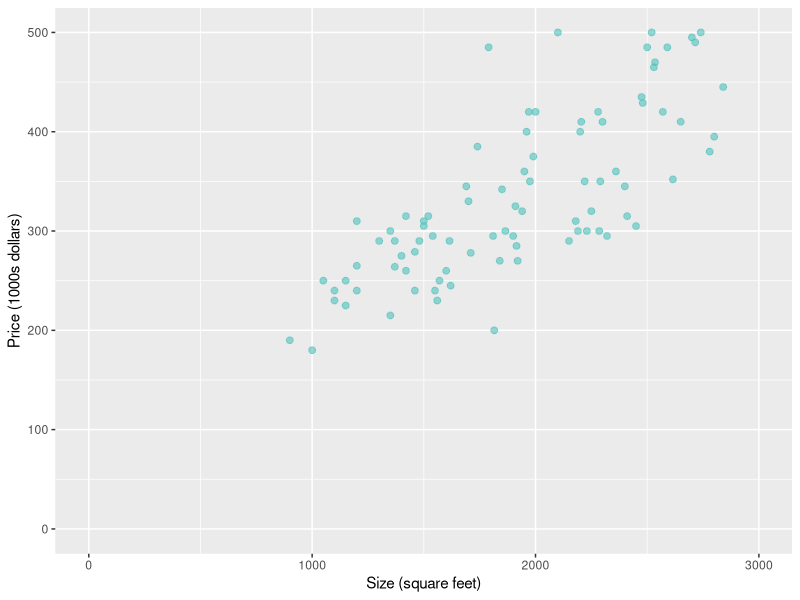
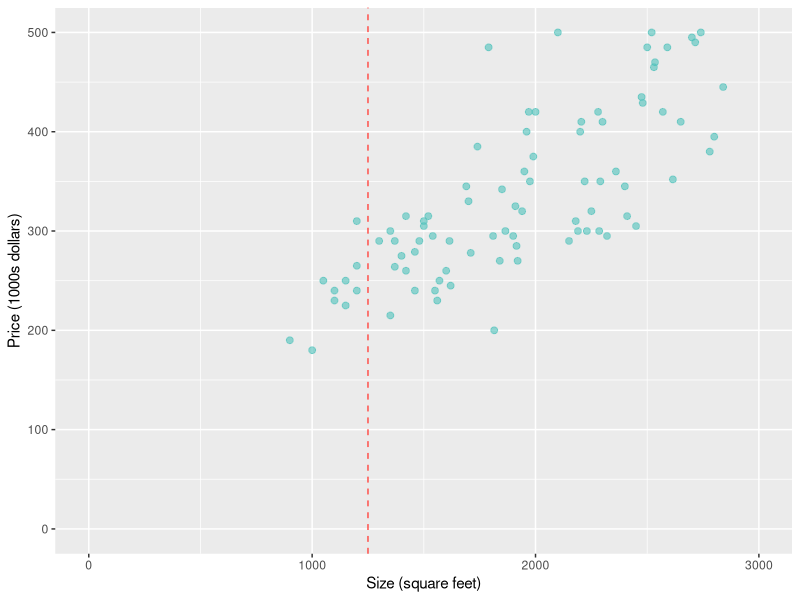
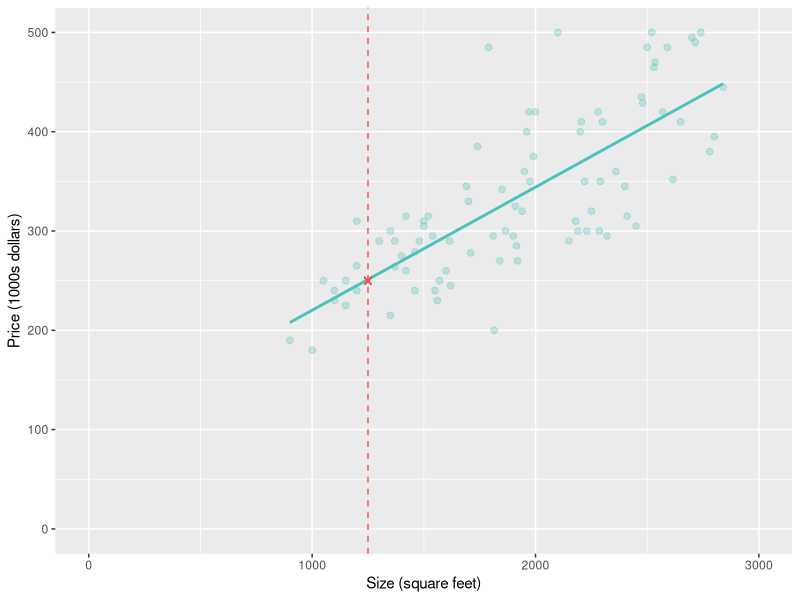

These figures' R source, in order:
# Include libraries
library(ggplot2)
 
# Read data
df = read.csv(file = "./housePrices.csv", header = TRUE)

# Create pdf file
pdf("housePrices.pdf", width=4, height=2)

# Create plot base
#   (source data, labels and axis limits)
base = ggplot(df, aes(x=sqft, y=price)) + 
        labs(x = "Size (square feet)", y = "Price (1000s dollars)") +
        ylim(0, 500) +
        xlim(0, 3000)

# Create and plot fig1 (scatter plot)
fig1 = base +
    geom_point(colour = "#4FC1BB", alpha = 0.6, size = 2)

plot(fig1)

# Create and plot fig2 (add prediction event)
fig2 = fig1 + 
    geom_vline(xintercept=1250, colour = "#FF4D48", linetype="dashed")

plot(fig2)

# Create and plot fig3 (scatter with fit regression line)
fig3 = base + 
    geom_point(colour = "#4FC1BB", alpha = 0.3, size = 2) +
    geom_smooth(method = "lm", se = FALSE, colour = "#4FC1BB") +
    geom_vline(xintercept=1250, colour = "#FF4D48", linetype="dashed") +
    geom_point(x = 1250, y = 250, alpha = 0.8, size = 2, colour = "#FF4D48", shape=4)

plot(fig3)
